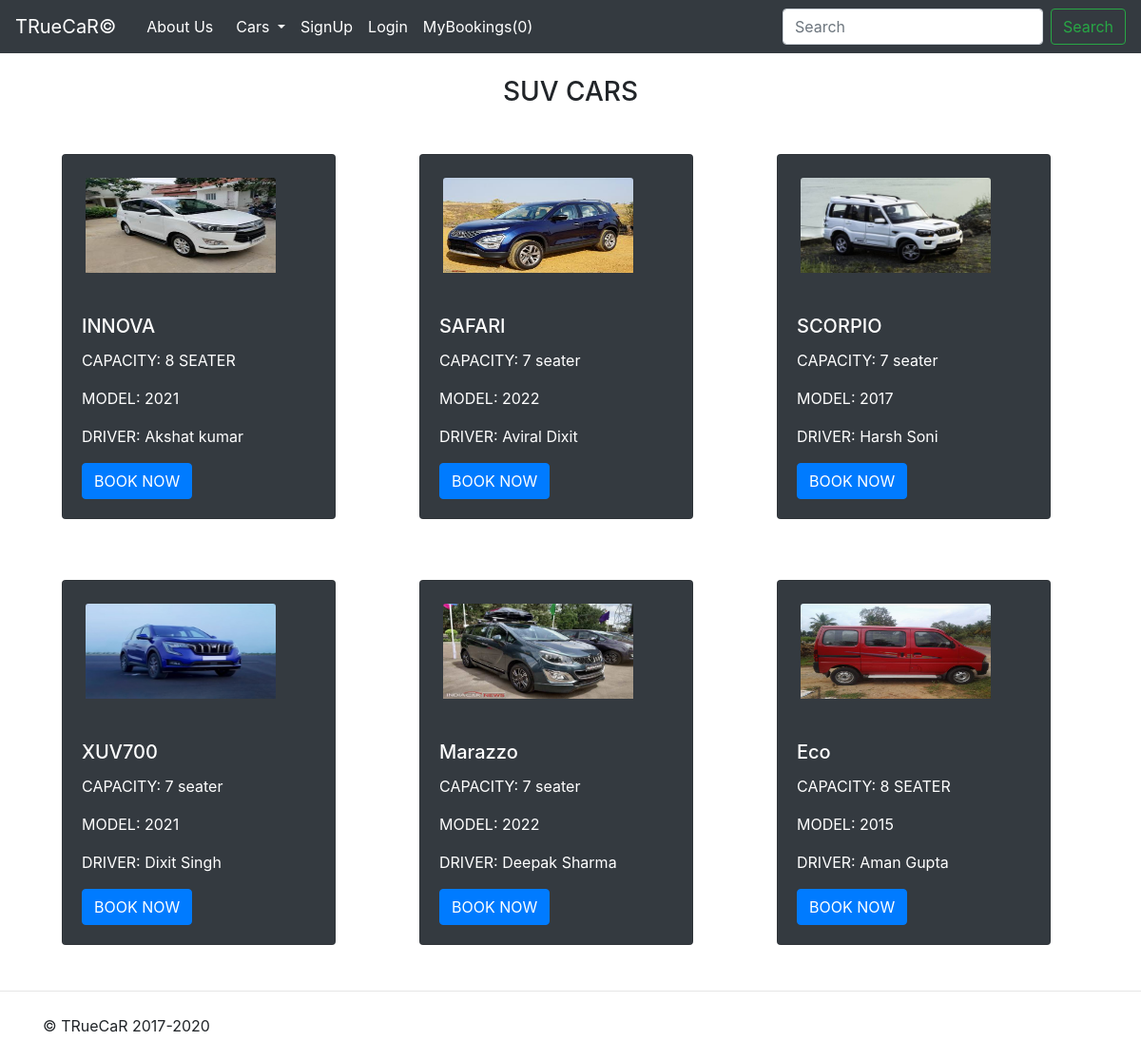
The page /truecar/suv/ on the database its author committed.
### truecar/models.py (models this page shows, shortened)
class Suv(models.Model):
    product_id = models.AutoField(primary_key=True)
    product_name = models.CharField(max_length=50)
    category = models.CharField(max_length=50, default="")
    sub_category = models.CharField(max_length=50, default="")
    make = models.IntegerField(default=0)
    desc = models.CharField(max_length=300)
    pub_date = models.DateField()
    image = models.ImageField(upload_to="suv/images", default="")

### truecar/views.py (the view)
# urls.py: path("suv/", views.suv, name='suv'),
def suv(request):
     suv = Suv.objects.all()
     params = {'suv': suv}
     return render(request, "truecar/suv.html", params)

### truecar/templates/truecar/suv.html (shortened to what this page needs)
{% extends 'truecar/basic.html' %}
{% block body %}
<main role="main">
  <br><center><h3>SUV CARS</h3></center>
  <div class="container">
    <div class="row my-3">
      <div class="col-md-4 my-3">
          <div class="card ml-4 my-3 text-white bg-dark" style="width: 18rem;">
            <img src="/media/{{suv.0.image}}" class="card-img-top ml-4 mr-4 my-4" alt="...">
            <div class="card-body">
              <h5 class="card-title">{{ suv.0.product_name }}</h5>
              <p class="card-text">CAPACITY: {{ suv.0.sub_category }} </p>
              <p class="card-text">MODEL: {{ suv.0.make }} </p>
              <p class="card-text">DRIVER: {{ suv.0.desc }} </p>
              <a href="#" class="btn btn-primary">BOOK NOW</a>
            </div>
          </div>
      </div>
      <div class="col-md-4 my-3">
          <div class="card ml-4 my-3 text-white bg-dark" style="width: 18rem;">
            <img src="/media/{{suv.1.image}}" class="card-img-top ml-4 mr-4 my-4" alt="...">
            <div class="card-body">
              <h5 class="card-title">{{ suv.1.product_name }}</h5>
              <p class="card-text">CAPACITY: {{ suv.1.sub_category }} </p>
              <p class="card-text">MODEL: {{ suv.1.make }} </p>
              <p class="card-text">DRIVER: {{ suv.1.desc }} </p>
              <a href="#" class="btn btn-primary">BOOK NOW</a>
            </div>
          </div>
      </div>
      <div class="col-md-4 my-3 ">
          <div class="card ml-4 my-3 text-white bg-dark" style="width: 18rem;">
            <img src="/media/{{suv.2.image}}" class="card-img-top ml-4 mr-4 my-4" alt="...">
            <div class="card-body">
              <h5 class="card-title">{{ suv.2.product_name }}</h5>
              <p class="card-text">CAPACITY: {{ suv.2.sub_category }} </p>
              <p class="card-text">MODEL: {{ suv.2.make }} </p>
              <p class="card-text">DRIVER: {{ suv.2.desc }} </p>
              <a href="#" class="btn btn-primary">BOOK NOW</a>
            </div>
          </div>
      </div>
      <div class="col-md-4 my-3">
          <div class="card ml-4 my-3 text-white bg-dark" style="width: 18rem;">
            <img src="/media/{{suv.3.image}}" class="card-img-top ml-4 mr-4 my-4" alt="...">
            <div class="card-body">
              <h5 class="card-title">{{ suv.3.product_name }}</h5>
              <p class="card-text">CAPACITY: {{ suv.3.sub_category }} </p>
              <p class="card-text">MODEL: {{ suv.3.make }} </p>
              <p class="card-text">DRIVER: {{ suv.3.desc }} </p>
              <a href="#" class="btn btn-primary">BOOK NOW</a>
            </div>
          </div>
      </div>
      <div class="col-md-4 my-3">
          <div class="card ml-4 my-3 text-white bg-dark" style="width: 18rem;">
            <img src="/media/{{suv.4.image}}" class="card-img-top ml-4 mr-4 my-4" alt="...">
            <div class="card-body">
              <h5 class="card-title">{{ suv.4.product_name }}</h5>
              <p class="card-text">CAPACITY: {{ suv.4.sub_category }} </p>
              <p class="card-text">MODEL: {{ suv.4.make }} </p>
              <p class="card-text">DRIVER: {{ suv.4.desc }} </p>
              <a href="#" class="btn btn-primary">BOOK NOW</a>
            </div>
          </div>
      </div>
      <div class="col-md-4 my-3">
          <div class="card ml-4 my-3 text-white bg-dark" style="width: 18rem;">
            <img src="/media/{{suv.5.image}}" class="card-img-top ml-4 mr-4 my-4" alt="...">
            <div class="card-body">
              <h5 class="card-title">{{ suv.5.product_name }}</h5>
              <p class="card-text">CAPACITY: {{ suv.5.sub_category }} </p>
              <p class="card-text">MODEL: {{ suv.5.make }} </p>
              <p class="card-text">DRIVER: {{ suv.5.desc }} </p>
              <a href="#" class="btn btn-primary">BOOK NOW</a>
            </div>
          </div>
      </div>
   </div>
  </div>
</main>
{% endblock %}

### rows shown on the page
Suv: image (picture), product_name "INNOVA", sub_category "8 SEATER", make "2021", desc "Akshat kumar"
Suv: image (picture), product_name "SAFARI", sub_category "7 seater", make "2022", desc "Aviral Dixit"
Suv: image (picture), product_name "SCORPIO", sub_category "7 seater", make "2017", desc "Harsh Soni"
Suv: image (picture), product_name "XUV700", sub_category "7 seater", make "2021", desc "Dixit Singh"
Suv: image (picture), product_name "Marazzo", sub_category "7 seater", make "2022", desc "Deepak Sharma"
Suv: image (picture), product_name "Eco", sub_category "8 SEATER", make "2015", desc "Aman Gupta"
